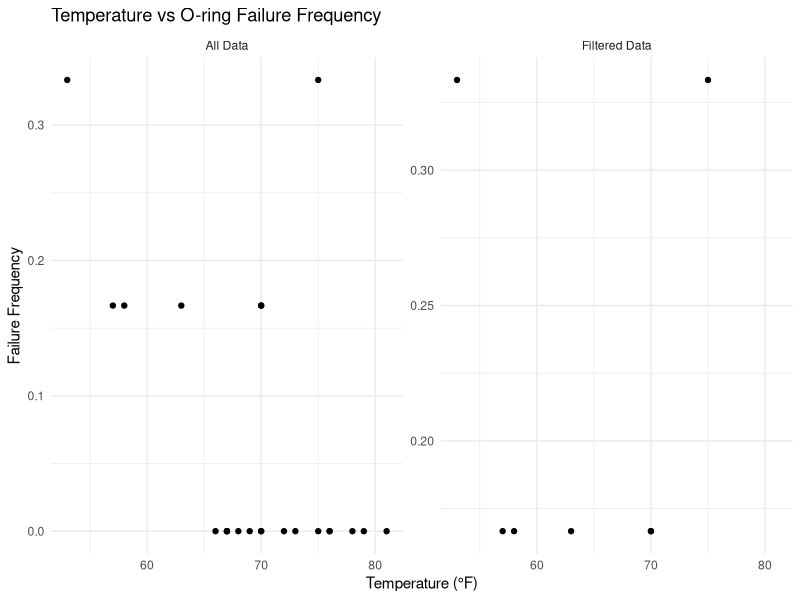

The R script that drew this image:
## ---- chunk 1
knitr::opts_chunk$set(echo = TRUE)
## ---- chunk 2
library(tidyverse)
library(ggplot2)
## ---- chunk 3
data <- read.csv("../data/shuttle.csv", header = TRUE)
## ---- chunk 4
data$Frequency <- data$Malfunction / data$Count
datarm <- data %>%
  filter(Malfunction > 0)
## ---- chunk 5
# Add a new column to identify the dataset
data$Source <- "All Data"
datarm$Source <- "Filtered Data"

# Combine the two datasets into one
combined_data <- bind_rows(data, datarm)

# Create the plot with facet_wrap to display both datasets side by side
ggplot(combined_data, aes(x = Temperature, y = Frequency)) +
  geom_point() +
  labs(title = "Temperature vs O-ring Failure Frequency",
       x = "Temperature (°F)",
       y = "Failure Frequency") +
  theme_minimal() +
  facet_wrap(~ Source, scales = "free_y")  # Display two panels with separate y-axis for each dataset

## ---- chunk 6
logmodel <- glm(Frequency ~ Temperature, 
                data = data, 
                family = binomial(link = "logit"))
logmodelrm <- glm(Frequency ~ Temperature, 
                data = datarm, 
                family = binomial(link = "logit"))
summary(logmodel)
summary(logmodelrm)
## ---- chunk 7
model_2 <- glm(cbind(Malfunction, Count - Malfunction) ~ Temperature + Pressure, 
               data = data, 
               family = binomial(link = "logit"))

model_2rm <- glm(cbind(Malfunction, Count - Malfunction) ~ Temperature + Pressure, 
               data = datarm, 
               family = binomial(link = "logit"))

summary(model_2)
summary(model_2rm)

## ---- chunk 8
model_3 <- glm(cbind(Malfunction, Count - Malfunction) ~ Temperature * Pressure, 
               data = data, 
               family = binomial(link = "logit"))

model_3rm <- glm(cbind(Malfunction, Count - Malfunction) ~ Temperature * Pressure, 
               data = datarm, 
               family = binomial(link = "logit"))

summary(model_3)
summary(model_3rm)
## ---- chunk 9
temperature_value <- 31

mean_pressure <- mean(data$Pressure, na.rm = TRUE)
mean_pressurerm <- mean(datarm$Pressure, na.rm = TRUE)

# Since the original report doesn't mention the pressure at take-off, we will use the mean pressure
new_data <- data.frame(Temperature = temperature_value, Pressure = mean_pressure)
new_datarm <- data.frame(Temperature = temperature_value, Pressure = mean_pressurerm)


predicted_prob_m2 <- predict(model_2, newdata = new_data, type = "response")
predicted_prob_m2rm <- predict(model_2rm, newdata = new_datarm, type = "response")


cat("(full dataset) Estimated probability of malfunction at 31°F:", predicted_prob_m2, "\n")
cat("(filtered dataset) Estimated probability of malfunction at 31°F:", predicted_prob_m2rm, "\n")

